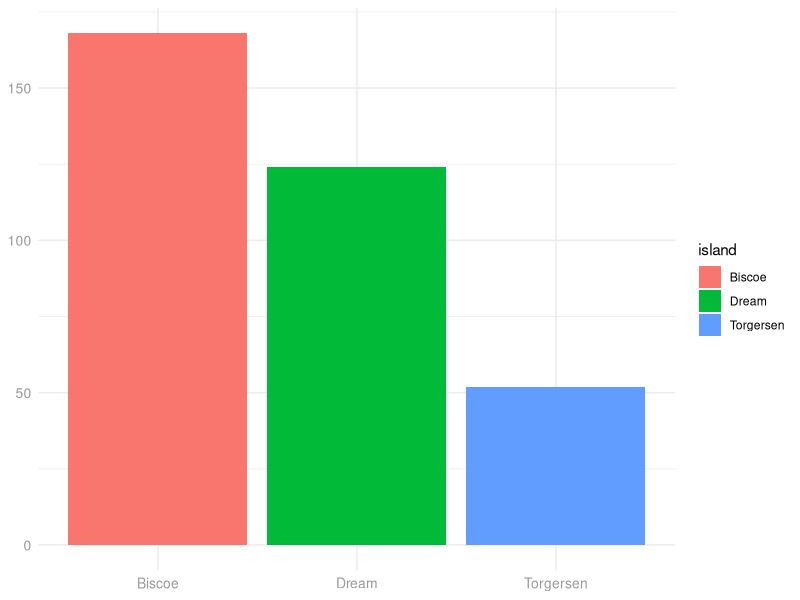

The R source for this figure:
theme_dk <- function() {
  theme_minimal() +
    theme(
      axis.title = element_blank(),
      axis.text = element_text(
        color = "grey60",
        size = 10
      )
    )
}

library(tidyverse)
library(palmerpenguins)

penguins |>
  count(island) |>
  ggplot(
    aes(
      x = island,
      y = n,
      fill = island
    )
  ) +
  geom_col() +
  theme_dk()
